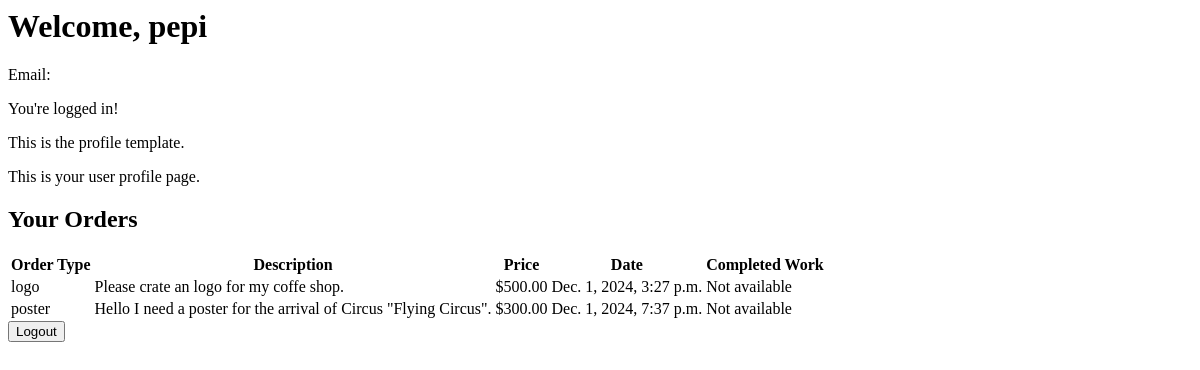
Page /account/profile/ (signed in) on the earlier database version.
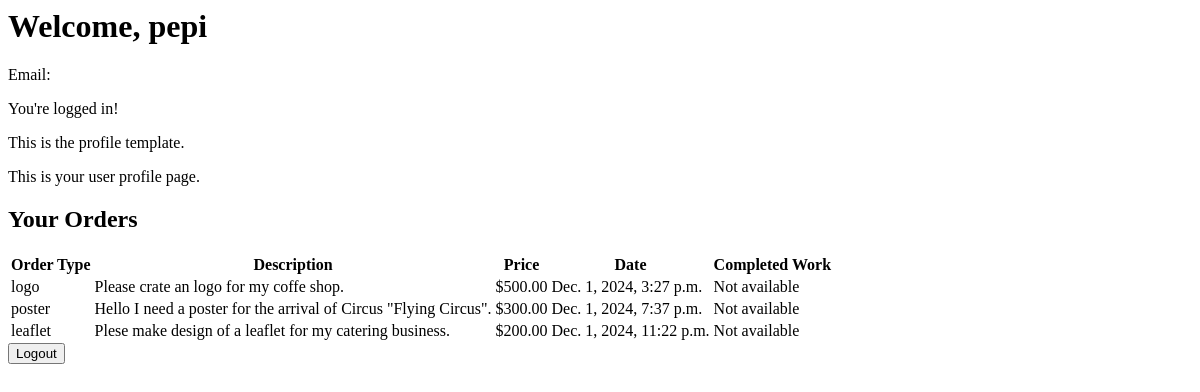
Same page on the later database version.
### checkout/models.py (models this page shows, shortened)
class Order(models.Model):
    user = models.ForeignKey(User, on_delete=models.CASCADE, related_name="orders")
    order_type = models.CharField(max_length=50)  # Example: "Logo", "Leaflet", etc.
    description = models.TextField()
    price = models.DecimalField(max_digits=10, decimal_places=2)  # Example: 500.00 for $500
    created_at = models.DateTimeField(auto_now_add=True)

### account/views.py (the view)
# urls.py: path('profile/', views.profile, name='profile'),
@login_required
def profile(request):
    orders = Order.objects.filter(user=request.user).select_related('completed_work')
    return render(request, 'account/profile.html', {'orders': orders})

### account/templates/account/profile.html (shortened to what this page needs)
<h1>Welcome, {{ user.username }}</h1>
<p>Email: {{ user.email }}</p>
<p>You're logged in!</p>
<p>This is the profile template.</p>
{% if user.is_superuser %}
    <p>You are a superuser. Manage your site in the <a href="/admin/">Admin Panel</a>.</p>
    <p>View and manage all orders: <a href="{% url 'upload:view_all_orders' %}">All Orders</a></p>
{% else %}
    <p>This is your user profile page.</p>
{% endif %}
<h2>Your Orders</h2>
<table>
    <thead>
        <tr>
            <th>Order Type</th>
            <th>Description</th>
            <th>Price</th>
            <th>Date</th>
            <th>Completed Work</th>
        </tr>
    </thead>
    <tbody>
        {% for order in orders %}
            <tr>
                <td>{{ order.order_type }}</td>
                <td>{{ order.description }}</td>
                <td>${{ order.price }}</td>
                <td>{{ order.created_at }}</td>
                <td>
                    {% if order.completed_work and order.completed_work.file %}
                        <a href="{{ order.completed_work.file.url }}" download>Download</a>
                    {% else %}
                        Not available
                    {% endif %}
                </td>
            </tr>
        {% empty %}
            <tr>
                <td colspan="5">You have no orders yet.</td>
            </tr>
        {% endfor %}
    </tbody>
</table>
<form method="post" action="{% url 'logout' %}">
    <button type="submit">Logout</button>
</form>

Differences in the rows shown:
added Order: order_type "leaflet", description "Plese make design of a leaflet for my catering business.", price "200.00", created_at "Dec. 1, 2024, 11:22 p.m."
